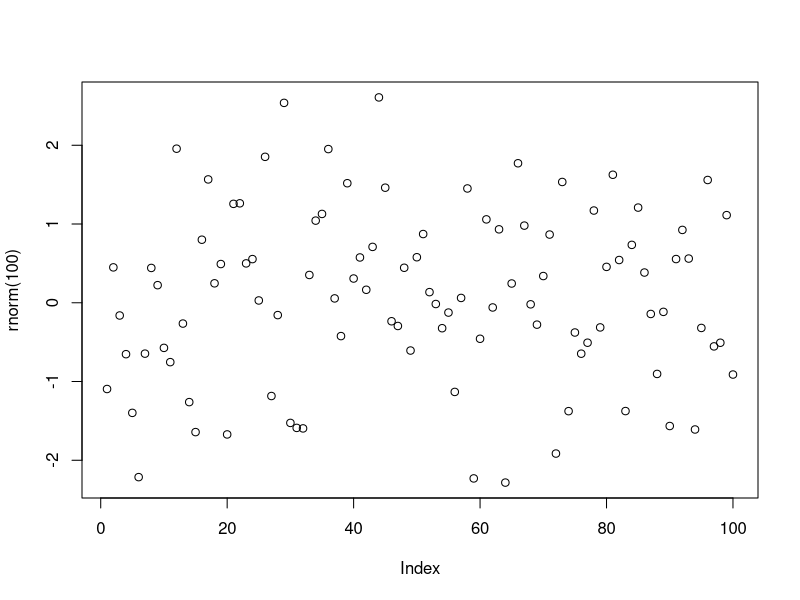
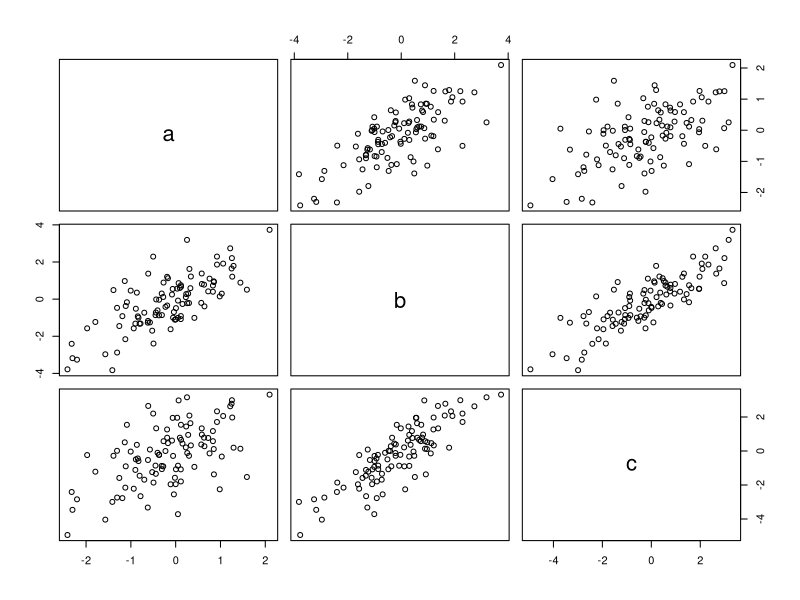
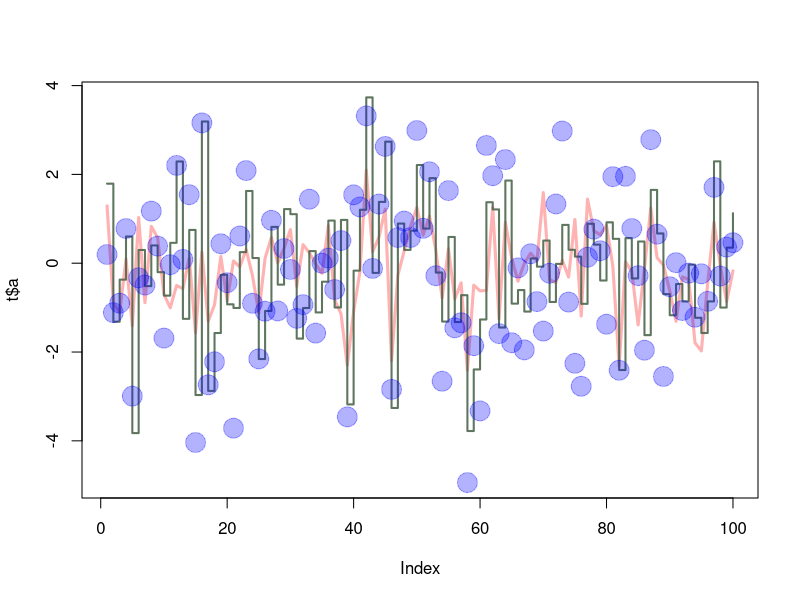
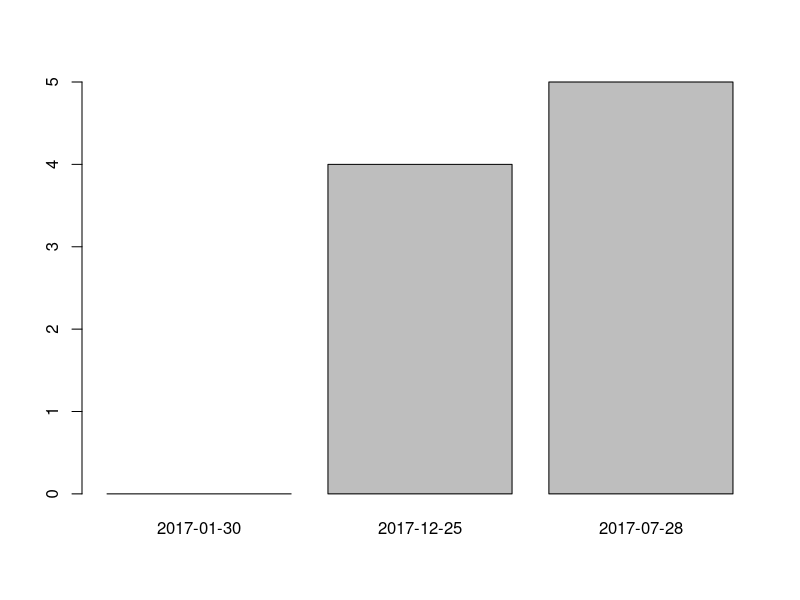

Write the R code that produced these figures, in order.
## ---- chunk 1
((2017-2015)/(2017-1994))*100
## ---- chunk 2
currentyear=2017
bornyear=1994
unistartyear=2015
((currentyear-unistartyear)/(currentyear-bornyear))*100
rm(list=ls())
## ---- chunk 3
td3<-(c(4,5,8,11))
sum(td3)
## ---- chunk 4
td3<-(c(4,5,8,11))
sum(td3)
## ---- chunk 5
?sqrt
## ---- chunk 6
plot(rnorm(100))
## ---- chunk 7
P=c(seq(31,60)) #seq(31:60)
Q<-matrix(data=P,ncol=5)
## ---- chunk 8
x1<-rnorm(100)
x2<-rnorm(100)
x3<-rnorm(100)
t<-data.frame(a=x1,b=x1+x2,c=x1+x2+x3)
plot(t)
#The plotting is generating the combinations of points when combining the values from the 3 lists to 
#create 2 seperate x,y coordinates
sd(t$a)
sd(t$b)
sd(t$c)
## ---- chunk 9
plot(t$a, type="l", ylim=range(t),lwd=3, col=rgb(1,0,0,0.3))
lines(t$b, type="s", lwd=2,col=rgb(0.3,0.4,0.3,0.9))
points(t$c, pch=20, cex=4, col=rgb(0,0,1,0.3))
#rgb (red,green,blue) sets the color
#lwd (line width) sets the line width 
#pch (plotting 'character') chooses the symbol to use
#cex (character expansion) chooses the size of the symbol
## ---- chunk 10
temp<-read.table(file="tst1.txt",header=TRUE)
temp$g<-temp$g*5
write.table(temp,file="tst2.txt",row.names=TRUE)
read.table(file="tst1.txt",header=TRUE)
## ---- chunk 11
mean(sqrt(rnorm(100)))
## ---- chunk 12
pres=c(0,4,5)
date1=strptime(c("20170130","20171225","20170728"), format="%Y%m%d")
barplot(pres, names.arg=(date1))
## ---- chunk 13
l=c()
for(i in 1:100){
  if(i<5 | i>90){
    l[i]<-i*5
  }else{
    l[i]<-i*0.1
  }
  
}
l
## ---- chunk 14
lapply(c(1:50),function(v){
  if(v<5 | v>90){
      v<-v*5
    }else{
      v<-v*0.1
    }
  
  }
)
